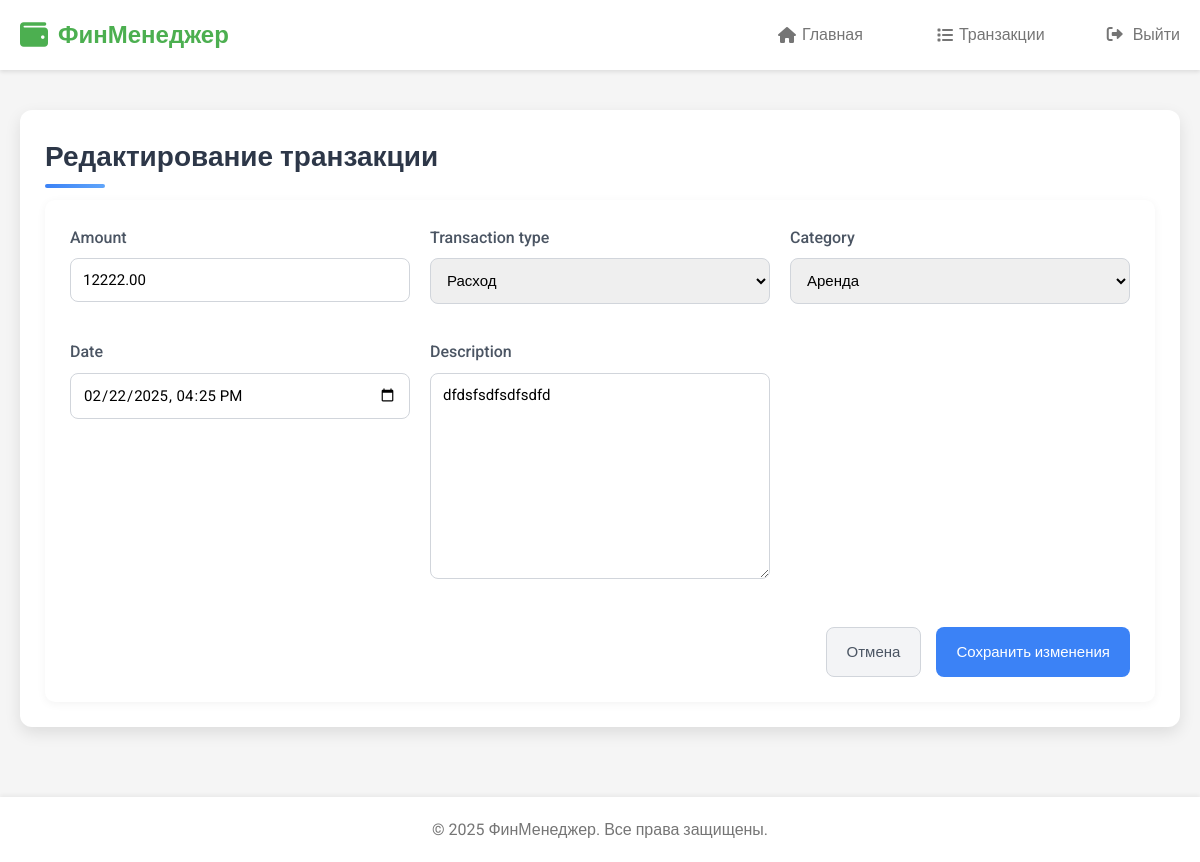
/transactions/13/edit/ (signed in), run on the app's committed database.
### finance/models.py (models this page shows, shortened)
class Transaction(models.Model):
	TRANSACTION_TYPE = (
		('income', 'Доход'),
		('expense', 'Расход'),
	)
	CATEGORY_CHOICES = (
		('cars', 'Автомобиль'),
		('food', 'Продукты'),
		('rent', 'Аренда'),
		('salary', 'Зарплата'),
		('entertainment', 'Развлечения'),
)
	user = models.ForeignKey('CustomUser', on_delete=models.CASCADE)
	amount = models.DecimalField(max_digits=10, decimal_places=2)
	transaction_type = models.CharField(max_length=9, choices=TRANSACTION_TYPE)
	category = models.CharField(max_length=20, choices=CATEGORY_CHOICES)
	date = models.DateTimeField(null=True, blank=True)
	description = models.TextField(blank=True)

### finance/views.py (the view)
# urls.py: path('transactions/<int:transaction_id>/edit/', views.edit_transaction, name='edit_transaction'),
@login_required
def edit_transaction(request, transaction_id):
    transaction = get_object_or_404(Transaction, id=transaction_id, user=request.user)
    if request.method == 'POST':
        form = TransactionForm(request.POST, instance=transaction)
        if form.is_valid():
            form.save()
            messages.success(request, 'Транзакция успешно обновлена')
            return redirect('all_transactions')
    else:
        form = TransactionForm(instance=transaction)
    return render(request, 'finance/edit_transaction.html', {
        'form': form,
        'transaction': transaction
    })

### finance/forms.py
class TransactionForm(forms.ModelForm):
		date = forms.DateTimeField(
			widget=forms.DateTimeInput(attrs={'type': 'datetime-local'}),
			required=False
		)
		amount = forms.DecimalField(
			widget=forms.NumberInput(attrs={'step': '0.01'})
		)
		class Meta:
				model = Transaction
				fields = ['amount', 'transaction_type', 'category', 'date', 'description']

### finance/templates/finance/edit_transaction.html (shortened to what this page needs)
{% extends "finance/base.html" %}
{% block content %}
<div class="transactions-container">
    <h1 class="page-title">Редактирование транзакции</h1>
    <form method="POST" class="form-container">
        <div class="form-grid">
            {% for field in form %}
            <div class="form-group">
                <label for="{{ field.id_for_label }}">{{ field.label }}</label>
                {{ field }}
            </div>
            {% endfor %}
        </div>
        <div class="form-actions">
            <a href="{% url 'all_transactions' %}" class="btn-secondary">Отмена</a>
            <button type="submit" class="btn-primary">Сохранить изменения</button>
        </div>
    </form>
</div>
{% endblock %}

### finance/static/finance/css/style.css (style rules this page uses)
* { margin: 0; padding: 0; box-sizing: border-box; }
:root { --primary-color: #3498db; --primary-dark: #2980b9; --success-color: #2ecc71; --warning-color: #f39c12; --danger-color: #e74c3c; --text-color: #2c3e50; --text-light: #7f8c8d; --background-color: #f9f9f9; --card-color: #ffffff; --border-color: #ecf0f1; --header-height: 70px; --footer-height: 60px; --shadow: 0 4px 6px rgba(0, 0, 0, 0.1); --border-radius: 8px; --transition: all 0.3s ease; }
body { font-family: 'Roboto', sans-serif; background-color: var(--background-color); color: var(--text-color); line-height: 1.6; min-height: 100vh; }
.btn-primary { background-color: var(--primary-color); color: white !important; }
input, select, textarea, button { font-family: 'Roboto', sans-serif; }
button { cursor: pointer; }
:root { --primary-color: #4CAF50; --primary-dark: #388E3C; --primary-light: #C8E6C9; --accent-color: #FFC107; --text-primary: #212121; --text-secondary: #757575; --bg-color: #f5f5f5; --card-color: #ffffff; --error-color: #D32F2F; --success-color: #388E3C; --border-radius: 8px; --box-shadow: 0 4px 6px rgba(0, 0, 0, 0.1); --transition: all 0.3s ease; }
body { font-family: 'Roboto', sans-serif; line-height: 1.6; color: var(--text-primary); background-color: var(--bg-color); min-height: 100vh; }
a { color: var(--primary-color); text-decoration: none; transition: var(--transition); }
.btn-primary, .btn-submit { display: inline-block; padding: 10px 20px; background-color: var(--primary-color); color: white; border: none; border-radius: var(--border-radius); cursor: pointer; font-weight: 500; transition: var(--transition); text-align: center; }
.form-group { margin-bottom: 20px; }
.form-group label { display: block; margin-bottom: 8px; font-weight: 500; }
.form-group input { width: 100%; padding: 12px; border: 1px solid #ddd; border-radius: var(--border-radius); font-size: 16px; transition: var(--transition); }
.transactions-container { background-color: #fff; border-radius: 12px; box-shadow: 0 6px 16px rgba(0, 0, 0, 0.1); padding: 25px; margin-bottom: 30px; }
.page-title { color: #2d3748; font-size: 28px; font-weight: 700; margin-bottom: 20px; position: relative; display: inline-block; }
.page-title:after { content: ''; position: absolute; bottom: -8px; left: 0; width: 60px; height: 4px; background: linear-gradient(90deg, #3b82f6, #60a5fa); border-radius: 2px; }
.form-container { background-color: #fff; border-radius: 10px; padding: 25px; box-shadow: 0 2px 10px rgba(0, 0, 0, 0.05); }
.form-grid { display: grid; grid-template-columns: repeat(auto-fit, minmax(300px, 1fr)); gap: 20px; margin-bottom: 25px; }
.form-group { margin-bottom: 15px; }
.form-group label { display: block; margin-bottom: 8px; font-weight: 500; color: #4b5563; }
.form-group input, .form-group select, .form-group textarea { width: 100%; padding: 12px; border: 1px solid #d1d5db; border-radius: 8px; font-size: 15px; transition: all 0.3s; }
.form-actions { display: flex; justify-content: flex-end; gap: 15px; margin-top: 20px; }
.btn-primary, .btn-secondary { padding: 12px 20px; border-radius: 8px; font-weight: 500; font-size: 15px; cursor: pointer; transition: all 0.3s; text-decoration: none; display: inline-flex; align-items: center; justify-content: center; }
.btn-primary { background-color: #3b82f6; color: white; border: none; }
.btn-secondary { background-color: #f3f4f6; color: #4b5563; border: 1px solid #d1d5db; }

### data on the page
Transaction: form "12222.00" "Расход" "Аренда" "02/22/2025 16:25" "dfdsfsdfsdfsdfd"

### other printed values
{{ field.label }} "Amount" "Transaction type" "Category" "Date" "Description"
